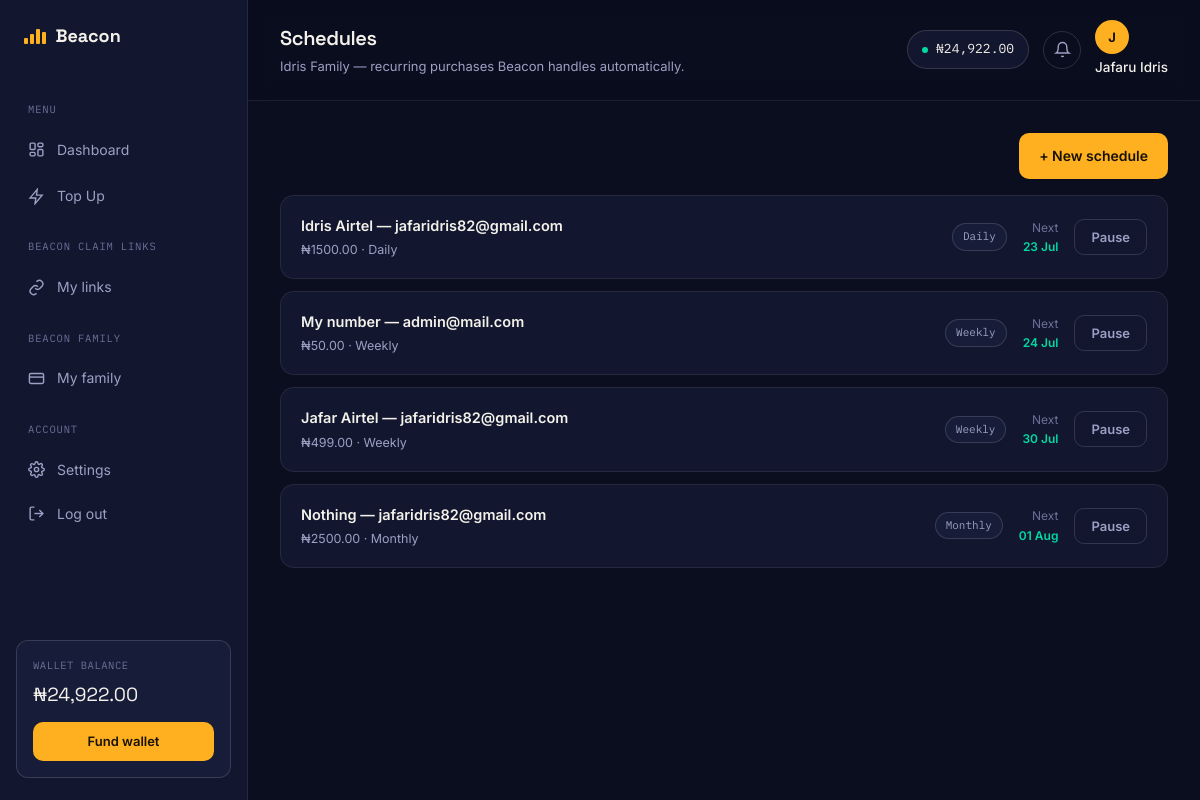
The page /commons/1/schedules/ (signed in) on the database its author committed.
### authentication/models.py (models this page shows, shortened)
class User(AbstractUser):
    email = models.EmailField(unique=True)
    phone_number = models.CharField(max_length=20, blank=True)
    is_email_verified = models.BooleanField(default=False)
    email_verification_token = models.CharField(max_length=100, blank=True, null=True)
    password_reset_token = models.CharField(max_length=100, blank=True, null=True)
    password_reset_expires = models.DateTimeField(blank=True, null=True)
    referral_code = models.CharField(max_length=20, unique=True, blank=True, null=True)
    referred_by = models.ForeignKey('self', on_delete=models.SET_NULL, blank=True, null=True, related_name='referrals')
    date_joined = models.DateTimeField(auto_now_add=True)
    last_login_ip = models.GenericIPAddressField(blank=True, null=True)
    transaction_pin_hash = models.CharField(
        max_length=128,
        blank=True,
        null=True,
        help_text="Hashed transaction PIN"
    )
    USERNAME_FIELD = 'email'
    REQUIRED_FIELDS = ['username']
    class Meta:
        ordering = ['-date_joined']
    def __str__(self):
        return self.email
    def get_full_name(self):
        if self.first_name or self.last_name:
            return f"{self.first_name} {self.last_name}".strip()
        return self.username

### wallet/models.py (models this page shows, shortened)
class Wallet(models.Model):
    user = models.OneToOneField(User, on_delete=models.CASCADE, related_name='wallet')
    balance = models.DecimalField(max_digits=12, decimal_places=2, default=0.00)
    total_funded = models.DecimalField(max_digits=12, decimal_places=2, default=0.00)
    total_spent = models.DecimalField(max_digits=12, decimal_places=2, default=0.00)
    is_active = models.BooleanField(default=True)
    created_at = models.DateTimeField(auto_now_add=True)
    updated_at = models.DateTimeField(auto_now=True)
    class Meta:
        verbose_name = 'Wallet'
        verbose_name_plural = 'Wallets'

### commons/models.py (models this page shows, shortened)
class Family(models.Model):
    name = models.CharField(max_length=100)
    owner = models.ForeignKey(User, on_delete=models.CASCADE, related_name='owned_families')
    created_at = models.DateTimeField(auto_now_add=True)
    updated_at = models.DateTimeField(auto_now=True)
    class Meta:
        verbose_name_plural = 'families'
        ordering = ['-created_at']

class ScheduledPurchase(models.Model):
    class Frequency(models.TextChoices):
        DAILY = 'daily', 'Daily'
        WEEKLY = 'weekly', 'Weekly'
        MONTHLY = 'monthly', 'Monthly'
    family = models.ForeignKey(Family, on_delete=models.CASCADE, related_name='scheduled_purchases')
    beneficiary = models.ForeignKey(FamilyMembership, on_delete=models.CASCADE, related_name='scheduled_purchases')
    preset = models.ForeignKey(MemberServicePreset, on_delete=models.PROTECT, related_name='schedules')
    amount = models.DecimalField(max_digits=12, decimal_places=2)
    plan = models.JSONField(default=dict)
    frequency = models.CharField(max_length=20, choices=Frequency.choices)
    day_of_week = models.PositiveSmallIntegerField(null=True, blank=True)
    day_of_month = models.PositiveSmallIntegerField(null=True, blank=True)
    is_active = models.BooleanField(default=True)
    next_run_at = models.DateTimeField()
    created_by = models.ForeignKey(User, on_delete=models.SET_NULL, null=True, related_name='+')
    created_at = models.DateTimeField(auto_now_add=True)
    updated_at = models.DateTimeField(auto_now=True)
    class Meta:
        ordering = ['next_run_at']

class MemberServicePreset(models.Model):
    class ServiceType(models.TextChoices):
        AIRTIME = 'airtime', 'Airtime'
        DATA = 'data', 'Data'
        ELECTRICITY = 'electricity', 'Electricity'
        CABLE = 'cable', 'Cable TV'
        INTERNET = 'internet', 'Internet'
    membership = models.ForeignKey(FamilyMembership, on_delete=models.CASCADE, related_name='service_presets')
    service_type = models.CharField(max_length=20, choices=ServiceType.choices)
    label = models.CharField(max_length=100, help_text="e.g. 'Mum's MTN line', 'Dad's meter'")
    provider = models.ForeignKey(
        'services.ServiceProvider', null=True, blank=True, on_delete=models.SET_NULL, related_name='+',
    )
    recipient_identifier = models.CharField(max_length=100)
    created_at = models.DateTimeField(auto_now_add=True)
    class Meta:
        ordering = ['label']

class FamilyMembership(models.Model):
    class Role(models.TextChoices):
        OWNER = 'owner', 'Owner'
        ADMIN = 'admin', 'Admin'
        MEMBER = 'member', 'Member'
        VIEWER = 'viewer', 'Viewer'
    class Status(models.TextChoices):
        INVITED = 'invited', 'Invited'
        ACTIVE = 'active', 'Active'
        REMOVED = 'removed', 'Removed'
    family = models.ForeignKey(Family, on_delete=models.CASCADE, related_name='memberships')
    user = models.ForeignKey(User, on_delete=models.CASCADE, related_name='family_memberships')
    role = models.CharField(max_length=20, choices=Role.choices, default=Role.MEMBER)
    status = models.CharField(max_length=20, choices=Status.choices, default=Status.INVITED)
    invited_by = models.ForeignKey(
        User, on_delete=models.SET_NULL, null=True, blank=True, related_name='family_invites_sent',
    )
    invited_at = models.DateTimeField(auto_now_add=True)
    joined_at = models.DateTimeField(null=True, blank=True)
    removed_at = models.DateTimeField(null=True, blank=True)
    class Meta:
        unique_together = [('family', 'user')]
        ordering = ['-role', 'invited_at']
    @property
    def is_active(self):
        return self.status == self.Status.ACTIVE
    @property
    def can_create_schedule(self):
        return self.is_active and self.role in (self.Role.OWNER, self.Role.ADMIN)

### commons/views.py (the view)
# urls.py: path('<int:family_id>/schedules/', views.schedules_view, name='schedules'),
@login_required
def schedules_view(request, family_id):
    family = get_object_or_404(Family, id=family_id)
    try:
        membership = _get_membership_or_404(family, request.user)
    except family_services.PermissionDeniedError as exc:
        return _redirect_with_error(request, exc, 'beacon_family:list')
    schedules = ScheduledPurchase.objects.filter(family=family).select_related(
        'preset', 'beneficiary', 'beneficiary__user'
    )
    return render(request, 'beacon_family/schedules.html', {
        'family': family, 'membership': membership, 'schedules': schedules,
    })

### templates/beacon_family/schedules.html (shortened to what this page needs)
{% extends "base.html" %}
{% load static %}
{% block page_title %}Schedules{% endblock %}
{% block page_subtitle %}<p>{{ family.name }} — recurring purchases Beacon handles automatically.</p>{% endblock %}
{% block extra_head %}
<link rel="stylesheet" href="{% static 'css/family.css' %}">
{% endblock %}
{% block content %}
<div style="display:flex; justify-content:flex-end; margin-bottom:16px;">
  {% if membership.can_create_schedule %}
  <a href="{% url 'beacon_family:create_schedule' family_id=family.id %}" class="btn btn-primary">+ New schedule</a>
  {% endif %}
</div>
{% if schedules %}
  {% for schedule in schedules %}
  <div class="schedule-card {% if not schedule.is_active %}paused{% endif %}">
    <div class="schedule-main">
      <div class="nm">{{ schedule.preset.label }} — {{ schedule.beneficiary.user }}</div>
      <div class="sub">₦{{ schedule.amount }} · {{ schedule.get_frequency_display }}{% if not schedule.is_active %} · Paused{% endif %}</div>
    </div>
    <span class="freq-badge">{{ schedule.get_frequency_display }}</span>
    <div class="schedule-next">
      {% if schedule.is_active %}Next<br><span class="d">{{ schedule.next_run_at|date:"d M" }}</span>{% else %}—{% endif %}
    </div>
    {% if membership.can_create_schedule %}
    <form method="post" action="{% url 'beacon_family:toggle_schedule' family_id=family.id schedule_id=schedule.id %}">
      <button type="submit" class="btn btn-ghost btn-sm-inline">{% if schedule.is_active %}Pause{% else %}Resume{% endif %}</button>
    </form>
    {% endif %}
  </div>
  {% endfor %}
{% endif %}
{% endblock %}

### templates/base.html (shortened to what this page needs)
{% load static %}
{% load humanize %}
<!DOCTYPE html>
<html lang="en">
<head>
<link rel="stylesheet" href="{% static 'css/style.css' %}">
<link rel="stylesheet" href="{% static 'css/native.css' %}">
{% block extra_head %}{% endblock %}
</head>
<body{% block body_attrs %}{% endblock %}>
<div class="app-shell">
  <aside class="sidebar" id="sidebar">
    <div class="sidebar-top-row">
      <a href="{% url 'dashboard:index' %}" class="logo">
        <span class="bars"><span></span><span></span><span></span><span></span></span>
        Beacon
      </a>
    </div>
    <nav class="side-nav">
      <div class="nav-label">Menu</div>
      <a href="{% url 'dashboard:index' %}" class="nav-link {% if active_nav == 'dashboard' %}active{% endif %}">
        <svg viewBox="0 0 24 24" fill="none" stroke="currentColor" stroke-width="2"><rect x="3" y="3" width="7" height="9" rx="1.5"/><rect x="14" y="3" width="7" height="5" rx="1.5"/><rect x="14" y="12" width="7" height="9" rx="1.5"/><rect x="3" y="16" width="7" height="5" rx="1.5"/></svg>
        Dashboard
      </a>
      <a href="{% url 'services:list' %}" class="nav-link {% if active_nav == 'buy' %}active{% endif %}">
        <svg viewBox="0 0 24 24" fill="none" stroke="currentColor" stroke-width="2"><path d="M13 2L3 14h8l-1 8 10-12h-8l1-8z"/></svg>
        Top Up
      </a>
      <div class="nav-label">Beacon Claim Links</div>
      <a href="{% url 'links:my_links' %}" class="nav-link {% if active_nav == 'claims' %}active{% endif %}">
        <svg viewBox="0 0 24 24" fill="none" stroke="currentColor" stroke-width="2"><path d="M10 13a5 5 0 007 0l3-3a5 5 0 00-7-7l-1 1"/><path d="M14 11a5 5 0 00-7 0l-3 3a5 5 0 007 7l1-1"/></svg>
        My links
      </a>
      <div class="nav-label">Beacon Family</div>
      <a href="{% url 'beacon_family:list' %}" class="nav-link {% if active_nav == 'wallet' %}active{% endif %}">
        <svg viewBox="0 0 24 24" fill="none" stroke="currentColor" stroke-width="2"><rect x="2" y="5" width="20" height="14" rx="2"/><path d="M2 10h20"/></svg>
        My family
      </a>
      <div class="nav-label">Account</div>
      <a href="{% url 'accounts:settings' %}" class="nav-link {% if active_nav == 'settings' %}active{% endif %}">
        Settings
      </a>
      <form method="post" action="{% url 'accounts:logout' %}" class="logout-form">
        <button type="submit" class="nav-link nav-link-btn">
          <svg viewBox="0 0 24 24" fill="none" stroke="currentColor" stroke-width="2"><path d="M9 21H5a2 2 0 01-2-2V5a2 2 0 012-2h4"/><path d="M16 17l5-5-5-5"/><path d="M21 12H9"/></svg>
          Log out
        </button>
      </form>
    </nav>
    <div class="sidebar-wallet">
      <div class="label">Wallet balance</div>
      <div class="amount">₦{{ user.wallet.balance|intcomma }}</div>
      <a href="{% url 'wallet:fund' %}" class="btn btn-primary btn-sm">Fund wallet</a>
    </div>
  </aside>
  <div class="app-main">
    <header class="app-topbar">
      <div class="topbar-title">
        <h1>{% block page_title %}Dashboard{% endblock %}</h1>
        {% block page_subtitle %}{% endblock %}
      </div>
      <div class="topbar-actions">
        <div class="wallet-chip">
          <span class="dot"></span> ₦{{ user.wallet.balance|intcomma }}
        </div>
        <a href="{% url 'notifications:list' %}" class="icon-btn" aria-label="Notifications">
          <svg viewBox="0 0 24 24" fill="none" stroke="currentColor" stroke-width="2"><path d="M18 8a6 6 0 00-12 0c0 7-3 9-3 9h18s-3-2-3-9"/><path d="M13.7 21a2 2 0 01-3.4 0"/></svg>
        </a>
        <div class="user-chip">
          <a href="{% url 'accounts:profile' %}">
            <div class="avatar">{{ user.get_full_name|slice:":1"|default:"U" }}</div>
            <span class="uname">{{ user.get_full_name|default:"Account" }}</span>
          </a>
        </div>
      </div>
    </header>
    <main class="app-content">
      {% block content %}{% endblock %}
    </main>
  </div>
</div>
</body>
</html>

### rows shown on the page
User: wallet.balance "24,922.00", get_full_name "J", get_full_name "Jafaru Idris"
Family: name "Idris Family"
ScheduledPurchase: preset.label "Idris Airtel", beneficiary.user "jafaridris82@gmail.com", amount "1500.00", frequency "Daily", next_run_at "23 Jul", is_active "Pause"
ScheduledPurchase: preset.label "My number", beneficiary.user "admin@mail.com", amount "50.00", frequency "Weekly", next_run_at "24 Jul", is_active "Pause"
ScheduledPurchase: preset.label "Jafar Airtel", beneficiary.user "jafaridris82@gmail.com", amount "499.00", frequency "Weekly", next_run_at "30 Jul", is_active "Pause"
ScheduledPurchase: preset.label "Nothing", beneficiary.user "jafaridris82@gmail.com", amount "2500.00", frequency "Monthly", next_run_at "01 Aug", is_active "Pause"
